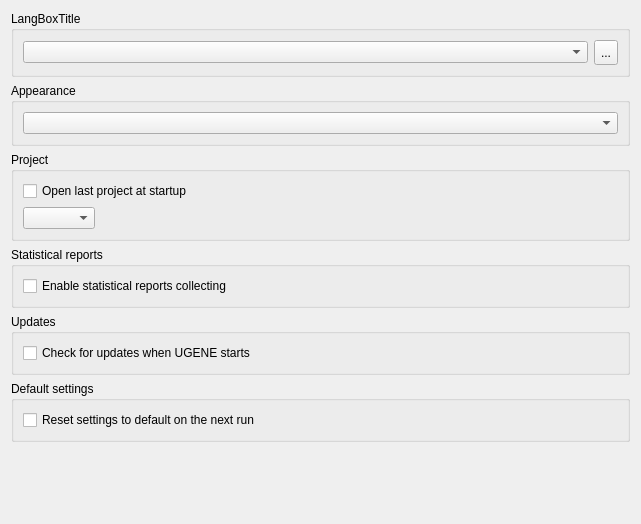
<?xml version="1.0" encoding="UTF-8"?>
<ui version="4.0">
 <class>UserApplicationsSettingsWidget</class>
 <widget class="QWidget" name="UserApplicationsSettingsWidget">
  <property name="geometry">
   <rect>
    <x>0</x>
    <y>0</y>
    <width>641</width>
    <height>524</height>
   </rect>
  </property>
  <property name="sizePolicy">
   <sizepolicy hsizetype="Minimum" vsizetype="Minimum">
    <horstretch>0</horstretch>
    <verstretch>0</verstretch>
   </sizepolicy>
  </property>
  <property name="windowTitle">
   <string/>
  </property>
  <layout class="QVBoxLayout" name="verticalLayout_4">
   <item>
    <widget class="QGroupBox" name="langBox">
     <property name="title">
      <string>LangBoxTitle</string>
     </property>
     <layout class="QHBoxLayout" name="horizontalLayout">
      <item>
       <widget class="QComboBox" name="langCombo"/>
      </item>
      <item>
       <widget class="QToolButton" name="langButton">
        <property name="minimumSize">
         <size>
          <width>24</width>
          <height>25</height>
         </size>
        </property>
        <property name="text">
         <string>...</string>
        </property>
       </widget>
      </item>
     </layout>
    </widget>
   </item>
   <item>
    <widget class="QGroupBox" name="groupBox_2">
     <property name="title">
      <string>Appearance</string>
     </property>
     <layout class="QHBoxLayout" name="horizontalLayout_2">
      <item>
       <widget class="QComboBox" name="styleCombo"/>
      </item>
     </layout>
    </widget>
   </item>
   <item>
    <widget class="QGroupBox" name="projectBox">
     <property name="title">
      <string>Project</string>
     </property>
     <layout class="QVBoxLayout" name="verticalLayout">
      <item>
       <widget class="QCheckBox" name="autoOpenProjectBox">
        <property name="text">
         <string>Open last project at startup</string>
        </property>
       </widget>
      </item>
      <item>
       <layout class="QHBoxLayout" name="horizontalLayout_11">
        <item>
         <widget class="QComboBox" name="askToSaveProject"/>
        </item>
        <item>
         <spacer name="horizontalSpacer_2">
          <property name="orientation">
           <enum>Qt::Horizontal</enum>
          </property>
          <property name="sizeHint" stdset="0">
           <size>
            <width>40</width>
            <height>20</height>
           </size>
          </property>
         </spacer>
        </item>
       </layout>
      </item>
     </layout>
    </widget>
   </item>
   <item>
    <widget class="QGroupBox" name="statisticsBox">
     <property name="title">
      <string>Statistical reports</string>
     </property>
     <layout class="QVBoxLayout" name="verticalLayout_3">
      <item>
       <widget class="QCheckBox" name="enableStatisticsEdit">
        <property name="text">
         <string>Enable statistical reports collecting</string>
        </property>
       </widget>
      </item>
     </layout>
    </widget>
   </item>
   <item>
    <widget class="QGroupBox" name="updatesBox">
     <property name="title">
      <string>Updates</string>
     </property>
     <layout class="QVBoxLayout" name="verticalLayout_2">
      <item>
       <widget class="QCheckBox" name="updatesCheckBox">
        <property name="text">
         <string>Check for updates when UGENE starts</string>
        </property>
       </widget>
      </item>
     </layout>
    </widget>
   </item>
   <item>
    <widget class="QGroupBox" name="reset">
     <property name="title">
      <string>Default settings</string>
     </property>
     <layout class="QVBoxLayout" name="verticalLayout_5">
      <item>
       <widget class="QCheckBox" name="resetSettingsBox">
        <property name="text">
         <string>Reset settings to default on the next run</string>
        </property>
       </widget>
      </item>
     </layout>
    </widget>
   </item>
   <item>
    <spacer name="verticalSpacer">
     <property name="orientation">
      <enum>Qt::Vertical</enum>
     </property>
     <property name="sizeHint" stdset="0">
      <size>
       <width>0</width>
       <height>0</height>
      </size>
     </property>
    </spacer>
   </item>
  </layout>
 </widget>
 <resources/>
 <connections/>
 <buttongroups>
  <buttongroup name="buttonGroup"/>
 </buttongroups>
</ui>
